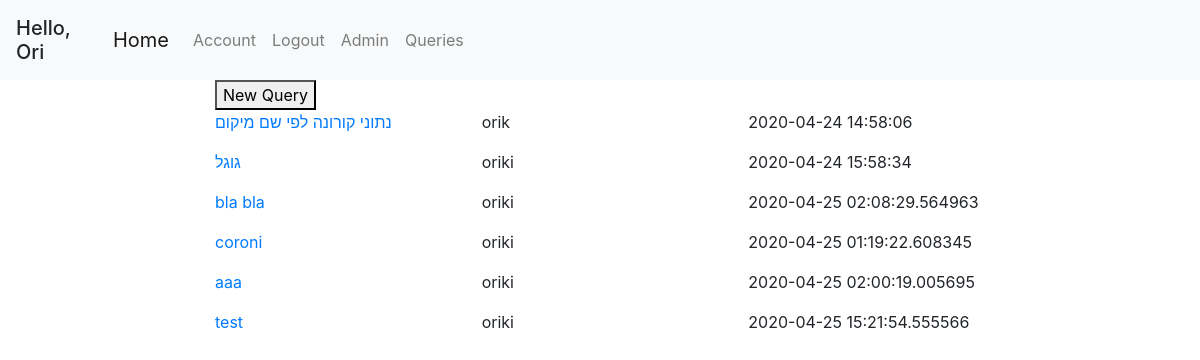
Page /queries (signed in) on the committed database.
### geoportal/models.py (models this page shows, shortened)
class User(db.Model, UserMixin):
    id = db.Column(db.Integer, primary_key=True)
    username = db.Column(db.String(20), unique=True, nullable=False)
    email = db.Column(db.String(120), unique=True, nullable=False)
    first_name = db.Column(db.String(20), nullable=False, default='')
    last_name = db.Column(db.String(20), nullable=False, default='')
    password = db.Column(db.String(60), nullable=False)
    roles = db.relationship('Role', secondary='user_roles')
    layers = db.relationship('Layer', backref='user', lazy=True)
    queries = db.relationship('Query', backref='user', lazy=True)

class Query(db.Model):
    id = db.Column(db.Integer, primary_key=True)
    user_id = db.Column(db.Integer, db.ForeignKey('user.id'), nullable=False, default=0)
    query_name = db.Column(db.String(120))
    db_name = db.Column(db.String(20))
    date_uploaded = db.Column(db.DateTime, nullable=False, default=datetime.datetime.now)
    last_update_time = db.Column(db.DateTime, nullable=False, default=datetime.datetime.now)
    query_text = db.Column(db.Text, nullable=False, default='')
    parameters = db.relationship('QueryTextParameters', backref='query', lazy=True)

### geoportal/views.py (the view)
@app.route('/queries')
@login_required
def queries():
    all_queries = Query.query.all()
    return render_template('queries.html', queries=all_queries)

### geoportal/models.py (called while the page is built)
@login_manager.user_loader
def load_user(user_id):
    return User.query.get(int(user_id))

### geoportal/templates/queries.html
{% extends "base.html" %}
{% block content %}
    <form action="/query">
        <button>New Query</button>
    </form>
    {% for query in queries %}
        <div class="row">
            <div class="col">
                <a href="/query/{{ query.id }}">{{ query.query_name }}</a>
            </div>
            <div class="col">
                <p>{{ query.user.username }}</p>
            </div>
            <div class="col">
                <p>{{ query.last_update_time }}</p>
            </div>
        </div>
    {% endfor %}
{% endblock content %}

### geoportal/templates/base.html (shortened to what this page needs)
<!DOCTYPE html>
<html lang="en">
<head>
    <link rel="stylesheet" href="/static/css/bootstrap.css"/>
    <link rel="stylesheet" href="/static/css/style.css"/>
    <link rel="stylesheet" href="https://unpkg.com/leaflet@1.6.0/dist/leaflet.css"
/>
    <link rel="stylesheet" href="https://cdnjs.cloudflare.com/ajax/libs/leaflet.draw/0.4.2/leaflet.draw.css"/>
    <link rel="stylesheet" href="//cdn.datatables.net/1.10.20/css/jquery.dataTables.min.css">
</head>
<body>
    <header class="site-header">
        <nav class="navbar navbar-expand-lg navbar-fixed-top navbar-light bg-light">
            {% if current_user.is_authenticated %}
            <h5 class="mt-2">Hello, {{ current_user.first_name }}</h5>
            {% endif %}
            <div class="container">
                <a class="navbar-brand" href="{{ url_for('home') }}">Home</a>
                <div class="collapse navbar-collapse" id="navbarSupportedContent">
                    <ul class="navbar-nav mr-auto">
                        {% if current_user.is_authenticated %}
                            <li class="nav-item"><a class="nav-link" href="{{ url_for('account') }}">Account</a></li>
                            <li class="nav-item"><a class="nav-link" href="{{ url_for('logout') }}">Logout</a></li>
                            <li class="nav-item"><a class="nav-link" href="{{ url_for('admin.index') }}">Admin</a></li>
                            <li class="nav-item"><a class="nav-link" href="{{ url_for('queries') }}">Queries</a></li>
                        {% else %}
                            <li class="nav-item"><a class="nav-link" href="{{ url_for('login') }}">Login</a></li>
                            <li class="nav-item"><a class="nav-link" href="{{ url_for('register') }}">Register</a></li>
                        {% endif %}
                    </ul>
                </div>
            </div>
        </nav>
    </header>
    <div class="container-fluid" id="content">
        <div class="row">
            <div class="col-md-2 sidebar">
            </div>
            <div class="col-md-8 main">
                {% block content %}{% endblock %}
            </div>
            <div class="col-md-2 sidebar" id="right-sidebar">
            </div>
        </div>
    </div>
</body>
</html>

### rows in the picture
User: first_name "Ori"
Query: query_name "נתוני קורונה לפי שם מיקום", user.username "orik", last_update_time "2020-04-24 14:58:06"
Query: query_name "גוגל", user.username "oriki", last_update_time "2020-04-24 15:58:34"
Query: query_name "bla bla", user.username "oriki", last_update_time "2020-04-25 02:08:29.564963"
Query: query_name "coroni", user.username "oriki", last_update_time "2020-04-25 01:19:22.608345"
Query: query_name "aaa", user.username "oriki", last_update_time "2020-04-25 02:00:19.005695"
Query: query_name "test", user.username "oriki", last_update_time "2020-04-25 15:21:54.555566"
